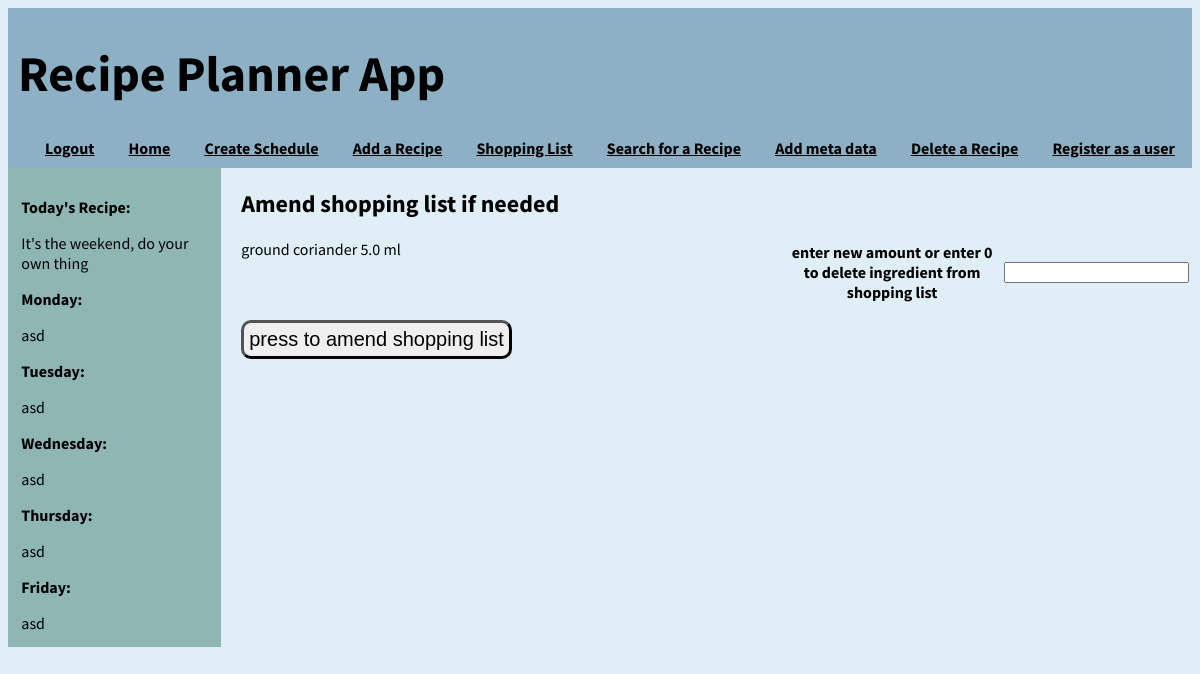
The page /amend_shopping_list (signed in) on the database its author committed.
### application/models.py (models this page shows, shortened)
class Recipes(db.Model):
    id = db.Column(db.Integer, primary_key=True)
    recipe_name = db.Column(db.String(100), nullable=False)
    recipe_description = db.Column(db.String(500))
    cuisine_id = db.Column(db.Integer, db.ForeignKey('cuisine.id'))
    quantity = db.relationship('Quantity', backref="recipes")
    method = db.relationship('Method', backref='mrecipes')

class Ingredients(db.Model):
    id = db.Column(db.Integer, primary_key=True)
    ingredient_name = db.Column(db.String(50), nullable=False, index=True, unique=True)
    quantity = db.relationship("Quantity", backref="ingredients")
    shoppinglist = db.relationship("ShoppingList", backref="shopping_list")

class ShoppingList(db.Model):
    id = db.Column(db.Integer, primary_key=True)
    ingredient_id = db.Column(db.Integer, db.ForeignKey('ingredients.id'), nullable=False, index=True)
    amount = db.Column(db.Float, nullable=False)
    measure_id = db.Column(db.Integer, db.ForeignKey('measure.id'), nullable = False)
    user_id = db.Column(db.Integer, db.ForeignKey('user.id'), nullable=False)

class Measure(db.Model):
    id = db.Column(db.Integer, primary_key=True)
    measure = db.Column(db.String(20), nullable=False, index=True, unique=True)
    quantity = db.relationship("Quantity", backref="measurebr")
    shoppinglist = db.relationship("ShoppingList", backref="measurebr1")

### application/routes.py (the view)
@app.route('/amend_shopping_list', methods = ['GET', 'POST'])
@login_required
def amend_shopping_list():
    week = get_weekly_recipes()
    recipe_of_the_day = get_recipe_of_the_day()
    day = what_day_is_it()
    shopping_list = create_shopping_list()
    amount_list = [{i[0] : i[1]} for i in shopping_list]
    form = AmendAmountForm(ingredients = amount_list)
    if request.method == "POST":
        s = db.session.query(func.min(ShoppingList.id)).first()
        n = s[0]
        for ingr in form.ingredients.data:
            sl = ShoppingList.query.filter_by(id = n).first()
            if ingr["amount"] == None:
                pass
            elif ingr["amount"] == 0:
                db.session.delete(sl)
                db.session.commit()
            else:
                 sl.amount = ingr["amount"]
                 db.session.commit()
            n += 1
        return redirect(url_for("post_shopping_list"))
    else:
        return render_template('amend_shopping_list.html', shopping_list=shopping_list, day=day, week=week, recipe_of_the_day=recipe_of_the_day, form=form)

### application/forms.py
class AmendAmountForm(FlaskForm):
    ingredients = FieldList(FormField(AmountForm))
    submit = SubmitField("press to amend shopping list")

class AmountForm(FlaskForm):
    amount = DecimalField("enter new amount or enter 0 to delete ingredient from shopping list")

### application/models.py (called while the page is built)
@login.user_loader
def load_user(id):
    return User.query.get(int(id))

### application/routes.py (called while the page is built)
def get_recipe_for_day(day_number):
    if current_user.is_authenticated:
        id = Schedule.query.filter_by(day_of_the_week = day_number, user_id = current_user.id).first()
        if id is not None:
            day_recipe = Recipes.query.filter_by(id = id.recipe_id).first()
            return day_recipe
        else:
            return Recipes.query.filter_by(id = 1).first()
    else:
        return Recipes.query.filter_by(id = 1).first()

def get_weekly_recipes():
    week = []
    for num in range(5):
         week.append(get_recipe_for_day(num))
    return week

def get_recipe_of_the_day():
    if datetime.today().weekday() == 5 or datetime.today().weekday() == 6:
        recipe_of_the_day = "It's the weekend, do your own thing"
    else:
        recipe_of_the_day = Recipes.query.filter_by(id = (Schedule.query.filter_by(day_of_the_week = datetime.today().weekday()).first().recipe_id), user_id = current_user.id).first().recipe_name
    return recipe_of_the_day

def what_day_is_it():
    day = date.today()
    day = calendar.day_name[day.weekday()]

def create_shopping_list():
    shopping_list_raw = ShoppingList.query.filter_by(user_id = current_user.id).all()
    shopping_list = []
    for shopping_list_raw_item in shopping_list_raw:
        shopping_list.append([Ingredients.query.filter_by(id=shopping_list_raw_item.ingredient_id).first().ingredient_name, shopping_list_raw_item.amount, Measure.query.filter_by(id = shopping_list_raw_item.measure_id).first().measure])
    return shopping_list

### application/templates/amend_shopping_list.html (shortened to what this page needs)
{% extends 'layout.html'%}
{% block body %}
<form method="POST">
    <h2>
        Amend shopping list if needed
    </h2>
    <div id="innercntr">
        <div>
            {% for ingredient in shopping_list %}
            <div class="field">
                {{ ingredient[0]}}
                {{ ingredient[1]}}
                {{ ingredient[2]}}
            </div>
        {% endfor %}
        </div>
        <div>
            {% from "_formhelpers.html" import render_field %}
            {% for amount_form in form.ingredients %}
            {{ render_field(amount_form) }}
            {% endfor %}
        </div>
    </div>
    {{ form.submit }}
</form>
{% endblock body %}

### application/templates/layout.html (shortened to what this page needs)
<!DOCTYPE html>
<html lang="en">
<head>
    <link href="../static/format.css" rel="stylesheet">
</head>
<body style="font-family: Source Sans Pro, sans-serif">
    <div class="header" >
        <div style="display:flex">
            <h1 style="color:rgb(0, 0, 0); font-size:50px; margin-left: 10px"> Recipe Planner App</h1></div>
        <div id = "links">
            {% if current_user.is_anonymous %}
            <a href="{{ url_for('login') }}">Login</a>
            {% else %}
            <a href="{{ url_for('logout') }}">Logout</a>
            {% endif %}
            <a href="{{ url_for('index') }}">Home</a>
            <a href="{{ url_for('create_weekly_schedule') }}"> Create Schedule</a>
            <a href="{{ url_for('add_recipe') }}">Add a Recipe</a>
            <a href="{{ url_for('amend_shopping_list') }}">Shopping List</a>
            <a href="{{ url_for('search_recipes') }}">Search for a Recipe</a>
            <a href="{{ url_for('add_meta') }}">Add meta data</a>
            <a href="{{ url_for('delete_recipe') }}"> Delete a Recipe</a>
            <a href="{{url_for('register')}}">Register as a user</a>
        </div>
    </div>
    <div class="container">
        <div id="left">
            <p><b>Today's Recipe:</b></p>
            {{ recipe_of_the_day }}
            <p><b>Monday:</b></p>
            {{ week[0].recipe_name }}
            <p><b>Tuesday:</b></p>
            {{ week[1].recipe_name }}
            <p><b>Wednesday:</b></p>
            {{ week[2].recipe_name }}
            <p><b>Thursday:</b></p>
            {{ week[3].recipe_name }}
            <p><b>Friday:</b></p>
            {{ week[4].recipe_name }}
        </div>
        <div id="center">
            {% block body %}
            {% endblock body %}
        </div>
    </div>
</body>
</html>

### application/templates/_formhelpers.html (shortened to what this page needs)
{% macro render_field(field) %}
  <dd>{{ field(**kwargs)|safe }}
  </dd>
{% endmacro %}

### application/static/format.css (style rules this page uses)
html { background-color: #e0eff7; }
.header { background-color:#8db0c5; width:100%; margin: 0 auto }
#links { text-align: center; display: flex; justify-content: space-around; color:white; padding-bottom: 10px; padding-left: 20px; font-weight: bold; }
#innercntr { display: flex; justify-content: space-between; }
#center { padding-left: 20px; }
#submit_cuisine, #submit_recipes, #submit { padding: 5px; font-size: 20px; border-radius: 10px; border-width: 3px;margin-top: 15px; }
.field { display: flex; width: 500px; justify-content: space-between; }
.container { display: flex; width : 100%; }
#left { max-width: 40%; padding: 10pt; background-color: #8eb6b3; }

### application/templates/layout.html (style rules this page uses)
a { color:rgb(0, 0, 0) }

### rows shown on the page
Recipes: recipe_name "asd"
Ingredients: ingredient_name "ground coriander"
ShoppingList: amount "5.0"
Measure: measure "ml"

### other values the page prints
{{ recipe_of_the_day }} "It's the weekend, do your own thing"
